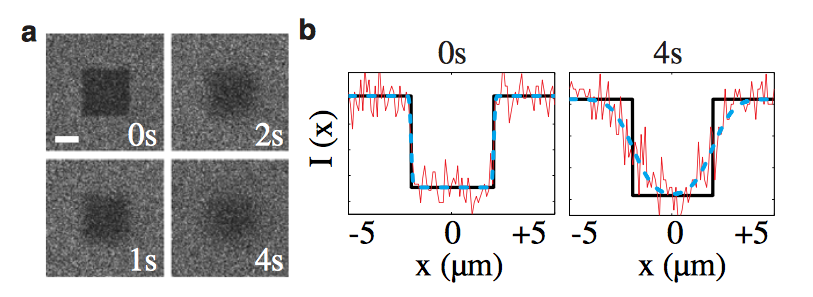
#> input picture _site/code/goehring_2010.png, 813 x 297 px; its folder holds only this picture in this run
$ python -i pboc_utilities.py   (imports and definitions only)
#> lines starting #> are read from the running program, lines starting #| are printed output that depends on the picture; after the words box and inside, x2 and y2 are one past the last pixel; in counts of white or black regions, pixels touching at a corner belong together
import numpy as np
import matplotlib.pyplot as plt
from mpl_toolkits.mplot3d import Axes3D
import seaborn as sns

import glob
import skimage.io
import skimage.measure
import skimage.filters

# [83 lines left out: function bar_plot, not called in this run]


def create_mask (phase_image, gauss_radius = 50, threshold = -0.2, \
                 pixel_size = 0.16, area_low = 1, area_high = 5):

    # Normalize
    im_float = (phase_image - np.min(phase_image))/(np.max(phase_image)-np.min(phase_image))

    # Find the background
    im_bg = skimage.filters.gaussian(im_float, gauss_radius)

    # Subtract the background
    im_gauss = im_float - im_bg

    # Threshold the image
    im_thresh = im_gauss < threshold

    # Label the image
    im_label = skimage.measure.label(im_thresh)

    # Obtain the features of the objects
    props = skimage.measure.regionprops(im_label)

    # Remove small objects
    im_mask = np.zeros_like(im_label)
    for prop in props:
        area = prop.area * pixel_size**2
        if (area > area_low) and (area < area_high):
            im_mask = im_mask + (im_label == prop.label)

    # Label the mask
    im_mask_label = skimage.measure.label(im_mask)

    # Return the labeled mask
    return im_mask_label


# [41 lines left out: functions find_intensities, find_intensities_all, not called in this run]

>>> import cv2
>>> picture = cv2.imread('goehring_2010.png', cv2.IMREAD_GRAYSCALE)
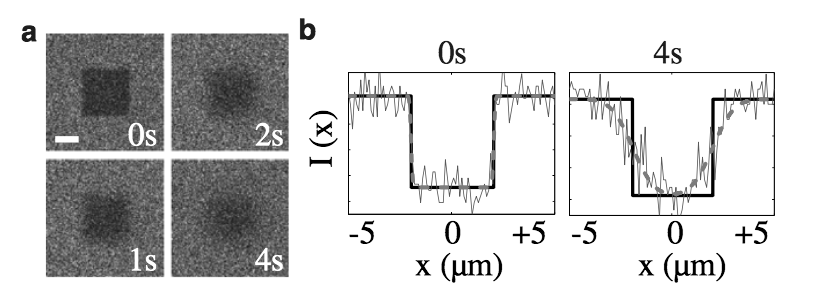
#> picture: shape (297, 813); min 0, max 255, mean 209.4
>>> result = create_mask(picture)
#> in create_mask, `im_bg = skimage.filters.gaussian(im_float, gauss_radius)`:
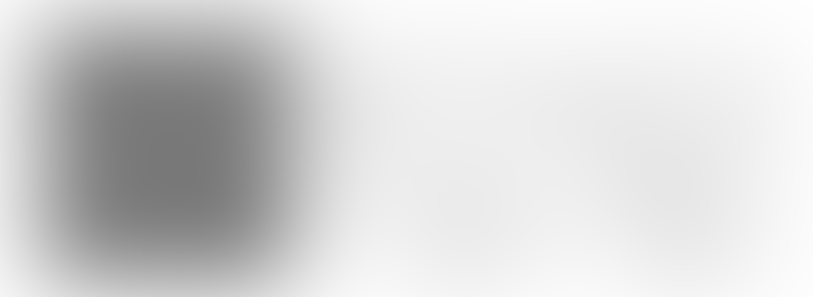
#> im_bg: shape (297, 813) float64; min 0.472, max 0.997, mean 0.839
#> in create_mask, `im_gauss = im_float - im_bg`:
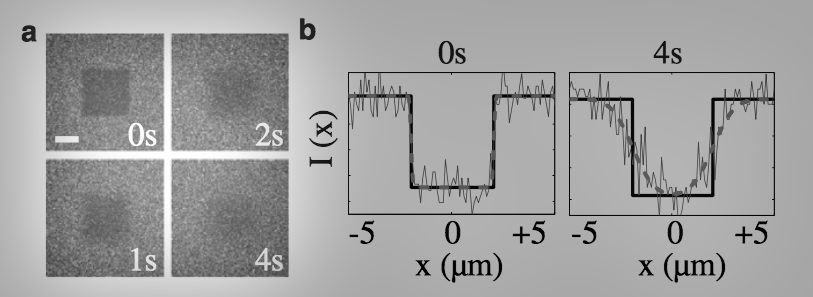
#> im_gauss: shape (297, 813) float64; min -0.961, max 0.528, mean -0.0175; drawn with min black and max white
#> in create_mask, `im_thresh = im_gauss < threshold`:
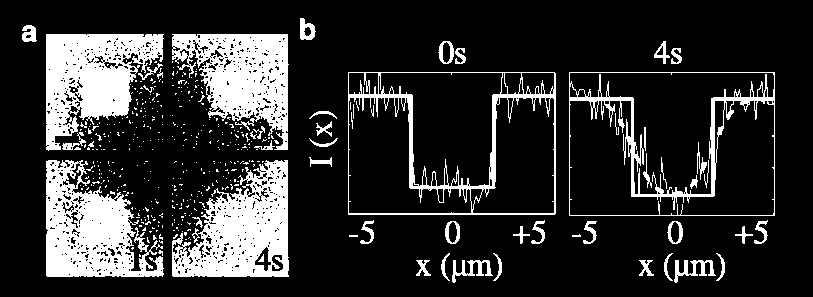
#> im_thresh: shape (297, 813) bool; 18.5% white; 432 white regions (383 under 20 px)
#> in create_mask, `im_label = skimage.measure.label(im_thresh)`:
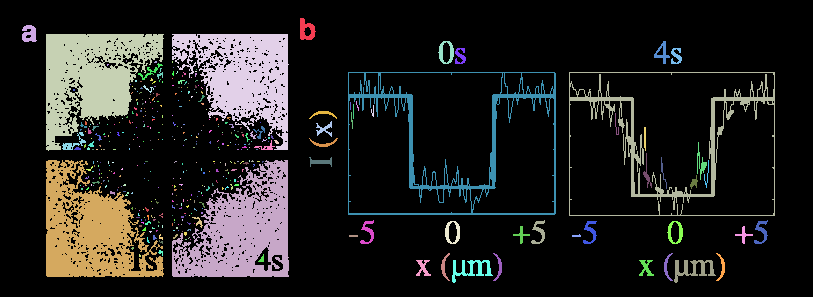
#> im_label: shape (297, 813) int32; 433 distinct labels, from 0 to 432; one colour per label, 0 black
#> in create_mask, `props = skimage.measure.regionprops(im_label)`: props = 432 regions; largest, box (x1, y1, x2, y2) and area: (172, 160, 289, 277) 8133, (46, 34, 164, 151) 7932, (46, 160, 164, 277) 7932, (172, 34, 289, 150) 7411, (348, 72, 556, 215) 3784
#> the loop in create_mask, `for prop in props:` made 432 passes
#> area on passes 3, 4, 21: 203.1, 189.7, 96.87
#> after the loop in create_mask, `for prop in props:`:
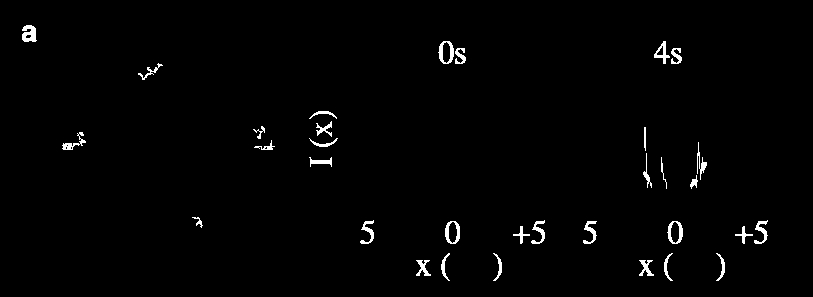
#> im_mask: shape (297, 813) int32; values 0 (black) and 1 (white), 1.4% white; 33 white regions, largest, box (x1, y1, x2, y2) and area: (22, 25, 37, 42) 186, (438, 41, 454, 64) 172, (445, 221, 460, 244) 162
#> in create_mask, `im_mask_label = skimage.measure.label(im_mask)`:
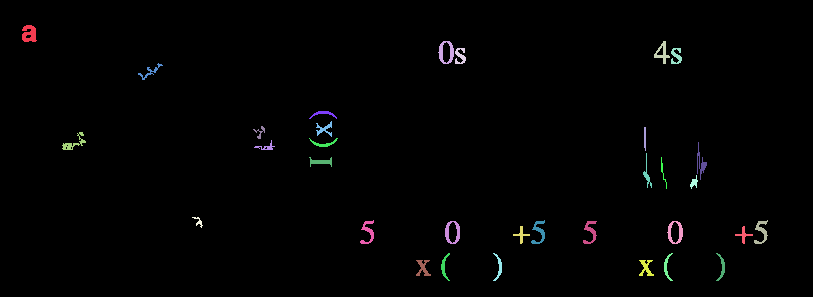
#> im_mask_label: shape (297, 813) int64; 34 distinct labels, from 0 to 33; one colour per label, 0 black

$ run again, on _site/code/jump_trajectory.png
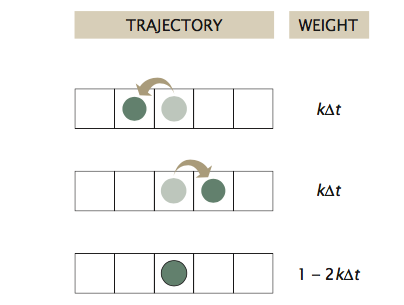
#> input picture _site/code/jump_trajectory.png, 404 x 305 px
#> im_thresh: shape (305, 404) bool; 4.4% white; 25 white regions (1 under 20 px)
#> in create_mask, `im_label = skimage.measure.label(im_thresh)`:
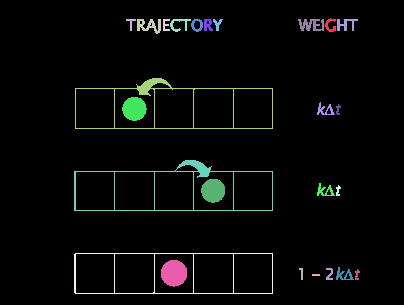
#> im_label: shape (305, 404) int32; 26 distinct labels, from 0 to 25; one colour per label, 0 black
#> props = 25 regions; largest, box (x1, y1, x2, y2) and area: (74, 160, 273, 211) 907, (75, 78, 273, 129) 875, (74, 253, 273, 294) 670, (161, 260, 187, 287) 554, (122, 97, 147, 121) 457
#> the loop in create_mask, `for prop in props:` made 25 passes
#> area on passes 11, 15: 22.4, 23.22
#> after the loop in create_mask, `for prop in props:`:
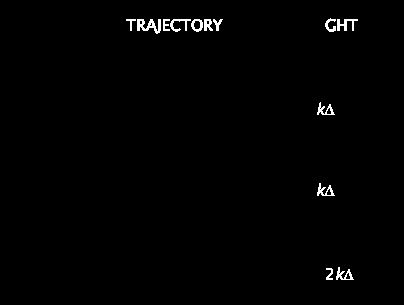
#> im_mask: shape (305, 404) int32; values 0 (black) and 1 (white), 0.93% white in thin lines or dots, all inside (x1, y1, x2, y2) = (126, 18, 358, 280)
#> im_mask_label: shape (305, 404) int64; 14 distinct labels, from 0 to 13
